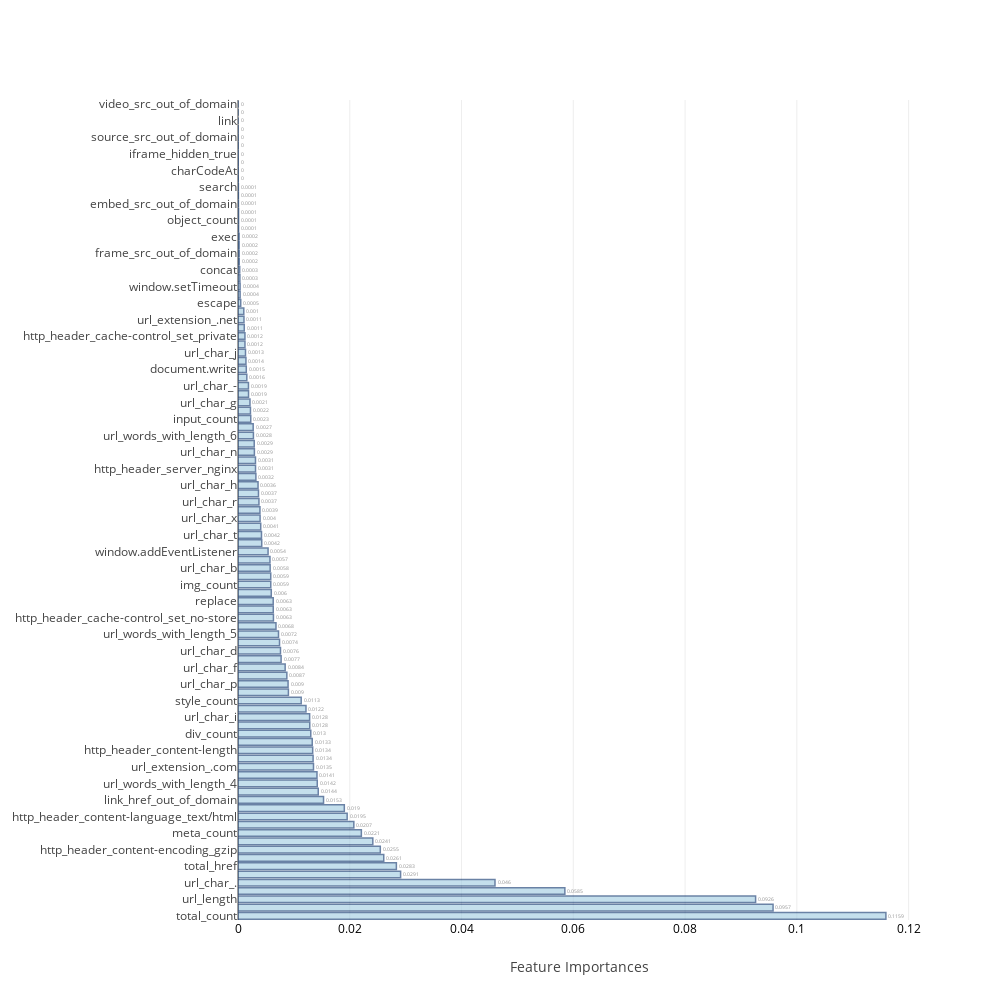

Notebook code cell kept with this figure:
### Markdown cell above
### <a id='1.B' style="text-decoration : none; color : #000000;"> B. Average Feature Importances</a>

### Code cell
feat_impt_plot(np.average(feat_imp,axis=0),columns)

### Figure 1 — Plotly figure (JSON) as saved in the notebook; plotly's stock layout.template omitted (floating-point values rounded to 4 significant figures)
{"data": [{"marker": {"color": "rgb(158,202,225)", "line": {"color": "rgb(8,48,107)", "width": 1.5}}, "opacity": 0.6, "orientation": "h", "text": [0.1159, 0.0957, 0.0926, 0.0585, 0.046, 0.0291, 0.0283, 0.0261, 0.0255, 0.0241, 0.0221, 0.0207, 0.0195, 0.019, 0.0153, 0.0144, 0.0142, 0.0141, 0.0135, 0.0134, 0.0134, 0.0133, 0.013, 0.0128, 0.0128, 0.0122, 0.0113, 0.009, 0.009, 0.0087, 0.0084, 0.0077, 0.0076, 0.0074, 0.0072, 0.0068, 0.0063, 0.0063, 0.0063, 0.006, 0.0059, 0.0059, 0.0058, 0.0057, 0.0054, 0.0042, 0.0042, 0.0041, 0.004, 0.0039, 0.0037, 0.0037, 0.0036, 0.0032, 0.0031, 0.0031, 0.0029, 0.0029, 0.0028, 0.0027, 0.0023, 0.0022, 0.0021, 0.0019, 0.0019, 0.0016, 0.0015, 0.0014, 0.0013, 0.0012, 0.0012, 0.0011, 0.0011, 0.001, 0.0005, 0.0004, 0.0004, 0.0003, 0.0003, 0.0002, 0.0002, 0.0002, 0.0002, 0.0001, 0.0001, 0.0001, 0.0001, 0.0001, 0.0001, 0, 0, 0, 0, 0, 0, 0, 0, 0, 0], "textposition": "outside", "type": "bar", "uid": "ae1b3a2b-d152-402e-8302-74288165b45d", "x": [0.1159, 0.09575, 0.09262, 0.05849, 0.04599, 0.0291, 0.02834, 0.02608, 0.02546, 0.02413, 0.02207, 0.02073, 0.01953, 0.01903, 0.01531, 0.01436, 0.01418, 0.01413, 0.01351, 0.01344, 0.01336, 0.01328, 0.01302, 0.01284, 0.01282, 0.01216, 0.01131, 0.009019, 0.00896, 0.008741, 0.008439, 0.007714, 0.007603, 0.00743, 0.007249, 0.006795, 0.006341, 0.00631, 0.006301, 0.005955, 0.005865, 0.005859, 0.005753, 0.005719, 0.00538, 0.004248, 0.004205, 0.004065, 0.003952, 0.003927, 0.003746, 0.003665, 0.003586, 0.003202, 0.003137, 0.003127, 0.002932, 0.002902, 0.00276, 0.002716, 0.002281, 0.002229, 0.002144, 0.001886, 0.001872, 0.001578, 0.001482, 0.00142, 0.001345, 0.001245, 0.001242, 0.00112, 0.001069, 0.001036, 0.000489, 0.0003798, 0.0003732, 0.0003397, 0.000304, 0.0002281, 0.0002116, 0.0002036, 0.0001985, 0.0001081, 0.0001063, 0.0001039, 7.883e-05, 7.26e-05, 6.816e-05, 4.611e-05, 3.864e-05, 3.786e-05, 2.751e-05, 2.722e-05, 2.497e-05, 7.21e-06, 2.315e-07, 0, 0], "y": ["total_count", "url_extensions", "url_length", "url_char_w", "url_char_.", "a_href_out_of_domain", "total_href", "http_header_server_apache", "http_header_content-encoding_gzip", "link_count", "meta_count", "url_tlds", "http_header_content-language_text/html", "url_char_z", "link_href_out_of_domain", "a_count", "url_words_with_length_4", "url_char_y", "url_extension_.com", "total_img_src", "http_header_content-length", "form_action_out_of_domain", "div_count", "http_header_cache-control_set_max-age", "url_char_i", "url_char_l", "style_count", "script_src_out_of_domain", "url_char_p", "title_count", "url_char_f", "script_type_text/javascript", "url_char_d", "url_char_s", "url_words_with_length_5", "url_char_o", "http_header_cache-control_set_no-store", "url_extension_.i", "replace", "url_char_u", "img_count", "img_srcset_out_of_domain", "url_char_b", "url_char_e", "window.addEventListener", "base_href_out_of_domain", "url_char_t", "iframe_count", "url_char_x", "url_char_c", "url_char_r", "url_char_m", "url_char_h", "url_char_a", "http_header_server_nginx", "document.createElement", "url_char_n", "http_header_cache-control_set_no-cache", "url_words_with_length_6", "url_words_with_length_7", "input_count", "url_char_k", "url_char_g", "img_src_out_of_domain", "url_char_-", "url_char_v", "document.write", "http_header_cache-control_set_must-revalidate", "url_char_j", "url_words_with_length_8", "http_header_cache-control_set_private", "substring", "url_extension_.net", "iframe_src_out_of_domain", "escape", "http_header_cache-control_set_public", "window.setTimeout", "parseInt", "concat", "frame_count", "frame_src_out_of_domain", "unescape", "exec", "String.fromCharCode", "object_count", "area_href_out_of_domain", "embed_src_out_of_domain", "eval", "search", "embed_count", "charCodeAt", "object_data_out_of_domain", "iframe_hidden_true", "window.setInterval", "source_src_out_of_domain", "source_srcset_out_of_domain", "link", "audio_src_out_of_domain", "video_src_out_of_domain"]}], "layout": {"autosize": false, "height": 1000, "width": 1000, "xaxis": {"tickfont": {"color": "black", "size": 12}, "title": "Feature Importances"}, "yaxis": {"automargin": true}}}
